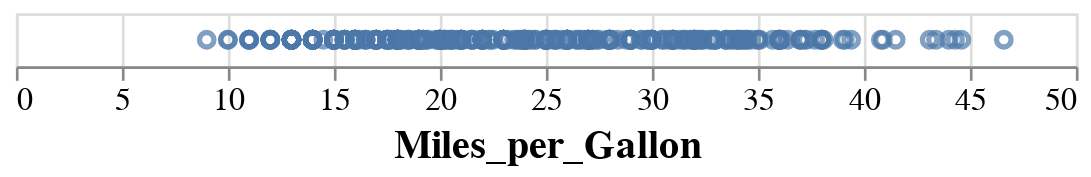

Write notebook code for a chart like this one.
### Markdown cell above
Here the rendering consists of one point per row in the dataset, all plotted on top of each other, since we have not yet specified positions for these points.

To visually separate the points, we can map various *encoding channels*, or *channels* for short, to fields in the dataset. For example, we could *encode* the field `Miles_per_Gallon` of the data using the `x` channel, which represents the x-axis position of the points. To specify this, use the `encode` method:

### Code cell
alt.Chart(cars).mark_point().encode(
    x='Miles_per_Gallon')

### Figure 1 — Vega-Lite specification as saved in the notebook (floating-point values rounded to 4 significant figures; data arrays with more than 128 entries replaced by an {"elided": "..."} marker saying what was removed)
{"config": {"view": {"continuousWidth": 400, "continuousHeight": 300}, "legend": {"symbolSize": 14, "titleFontSize": 14, "labelFontSize": 14}, "axis": {"titleFontSize": 15, "labelFontSize": 12}, "encoding": {"x": {"scale": {"zero": false}}}}, "data": {"name": "data-f02450ab61490a1363517a0190416235"}, "mark": "point", "encoding": {"x": {"type": "quantitative", "field": "Miles_per_Gallon"}}, "$schema": "https://vega.github.io/schema/vega-lite/v4.8.1.json", "datasets": {"data-f02450ab61490a1363517a0190416235": {"elided": "406 records"}}}
